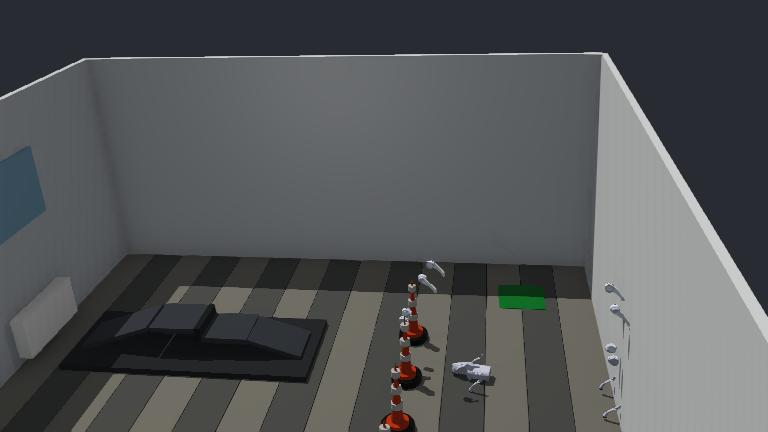
#> input picture webots/worlds/.truetech_arena.jpg, 768 x 432 px; its folder holds only this picture in this run
$ python -i perception.py   (imports and definitions only)
#> lines starting #> are read from the running program, lines starting #| are printed output that depends on the picture; after the words box and inside, x2 and y2 are one past the last pixel; in counts of white or black regions, pixels touching at a corner belong together
#> further down, picture is the input picture: shape (432, 768, 3); mean B, G, R 86.6, 84.8, 82.5
"""Наблюдения из метрических поверхностей и BGR без команд роботу.

Точки занятости не являются свободными лучами. Проходом становится только
наблюдённая плоскость под всей расширенной опорой; пропуски остаются unknown.
Кадр камеры даёт диагностические пиксельные кандидаты без выдуманной K.
"""
from __future__ import annotations

import math
import heapq
import numpy as np
from scipy import ndimage

from .models import Grid, Obstacle, Observation, Policy, Pose


# [29 lines left out: function _contract_errors, not called in this run]


def camera_candidates(image):
    """Цветовые конусы, четырёхугольные скаты и углы: только пиксели."""
    if image is None:
        return []
    try:
        import cv2
    except ImportError:
        return [{'kind': 'camera_unavailable', 'reason': 'Для BGR анализа нужен OpenCV'}]
    bgr = np.asarray(image)
    if bgr.ndim != 3 or bgr.shape[2] != 3 or min(bgr.shape[:2]) < 4 or bgr.dtype != np.uint8:
        return [{'kind': 'invalid_image', 'reason': 'Нужен uint8 BGR HxWx3'}]
    height, width = bgr.shape[:2]
#> height = 432; width = 768
    hsv = cv2.cvtColor(bgr, cv2.COLOR_BGR2HSV)
#> hsv: shape (432, 768, 3); mean H, S, V 84.6, 26.6, 88.4
    orange = cv2.inRange(hsv, (3, 95, 70), (28, 255, 255))
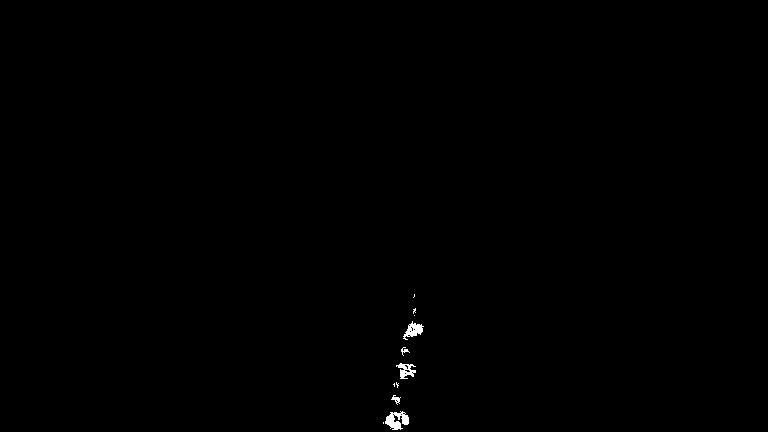
#> orange: shape (432, 768); 0.22% white; 11 white regions (6 under 20 px), largest, box (x1, y1, x2, y2) and area: (385, 411, 409, 430) 273, (403, 321, 424, 340) 189, (396, 363, 416, 379) 166, (391, 395, 401, 405) 43, (401, 347, 410, 356) 30
    result = []
    for contour in cv2.findContours(orange, cv2.RETR_EXTERNAL, cv2.CHAIN_APPROX_SIMPLE)[0]:
        x, y, w, h = cv2.boundingRect(contour)
        if cv2.contourArea(contour) >= max(12, width*height*.0001) and h > w*.75:
            result.append({'kind': 'cone_image_candidate', 'bbox_px': [x, y, w, h], 'metric_target': False,
                           'reason': 'Оранжевый силуэт; цвет не доказывает тип предмета'})
#> this loop made 11 passes
#> (x, y, w, h) on passes 2, 3, 5, 6, 7, 8, 9, 10: (385, 411, 24, 19), (391, 395, 10, 10), (396, 382, 3, 6), (396, 363, 20, 16), (401, 347, 9, 9), (403, 321, 21, 19), (414, 315, 1, 1), (413, 308, 3, 6)
#> (contour, x, y, w, h) on passes 1, 4, 11: ([[383, 422], [383, 423]], 383, 422, 1, 2), ([[394, 383], [393, 384], [394, 385], [394, 386]], 393, 383, 2, 4), ([[414, 294], [414, 296], [413, 297], [414, 296]], 413, 294, 2, 4)
#> after the loop, result = 3 items
    gray = cv2.cvtColor(bgr, cv2.COLOR_BGR2GRAY)
    edges = cv2.Canny(gray, 45, 130)
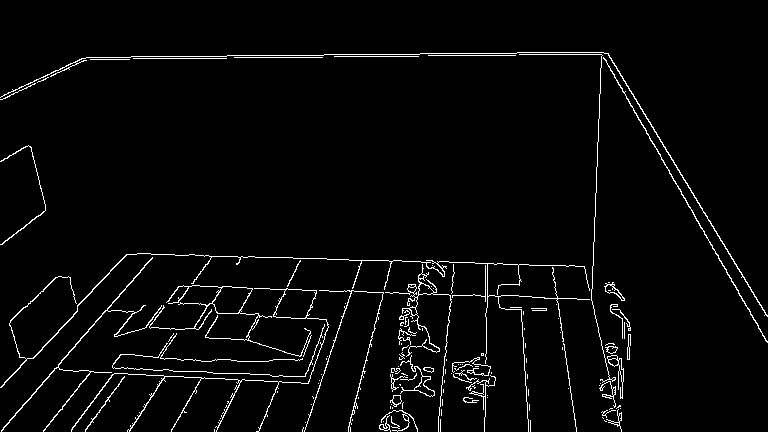
#> edges: shape (432, 768); 3.1% white in thin lines or dots, all inside (x1, y1, x2, y2) = (0, 52, 768, 432)
    for contour in cv2.findContours(edges, cv2.RETR_LIST, cv2.CHAIN_APPROX_SIMPLE)[0]:
        area = cv2.contourArea(contour)
        if not .007*width*height < area < .5*width*height:
            continue
        poly = cv2.approxPolyDP(contour, .035*cv2.arcLength(contour, True), True)
        if len(poly) != 4 or not cv2.isContourConvex(poly):
            continue
        x, y, w, h = cv2.boundingRect(poly)
        if h < 25 or w < 25:
            continue
        lines = cv2.HoughLinesP(edges[y:y+h, x:x+w], 1, np.pi/180, 20, minLineLength=w*.35, maxLineGap=8)
        transverse = 0 if lines is None else sum(abs(line[3]-line[1]) < .3*abs(line[2]-line[0]) for line in np.asarray(lines).reshape(-1, 4))
        if transverse >= 2:
            result.append({'kind': 'ramp_image_candidate', 'bbox_px': [x, y, w, h],
                           'corners_px': poly.reshape(-1, 2).tolist(), 'transverse_segments': int(transverse),
                           'metric_target': False, 'reason': 'Четырёхугольник с поперечными границами; угол наклона и масштаб неизвестны'})
#> this loop made 180 passes
#> area on passes 4, 17, 21: 20.5, 47, 41.5
    corners = cv2.goodFeaturesToTrack(gray, 25, .05, max(8, width*.025))
#> corners = 25 rows, first 8: [402, 337], [399, 384], [409, 285], [386, 424], [402, 317], [607, 53], [453, 364], [614, 377]
    if corners is not None:
        result.append({'kind': 'image_corners', 'points_px': corners.reshape(-1, 2).tolist(), 'metric_target': False})
    return result[:30]


# [293 lines left out: functions _raster, _floor, _support_grid, _supported, _local_support, _route_on_support and 1 more, not called in this run]


class PerceptionPipeline:
    def __init__(self):
        from .cloud_memory import CloudMemory
        self._cloud_memory = CloudMemory()
        self.candidates = []
        self._tracks = []
        self._epoch = None
        self._next = 1
        self._previous_pose = None
        self._previous_t = None

    # [196 lines left out: functions _track, _stable_axis, build_observation, not called in this run]


# [1 line that did not run here, left out]


def build_observation(t, pose, points, frame_epoch=0, geometry_contract=None, image=None, policy=None):
    return _DEFAULT.build_observation(t, pose, points, frame_epoch, geometry_contract, image, policy)


def reset_tracking():
    global _DEFAULT
    _DEFAULT = PerceptionPipeline()


# [5 lines left out: function adapter_observe, not called in this run]

>>> import cv2
>>> picture = cv2.imread('../../../../../../webots/worlds/.truetech_arena.jpg')
>>> result = camera_candidates(picture)
#> result = 4 items
